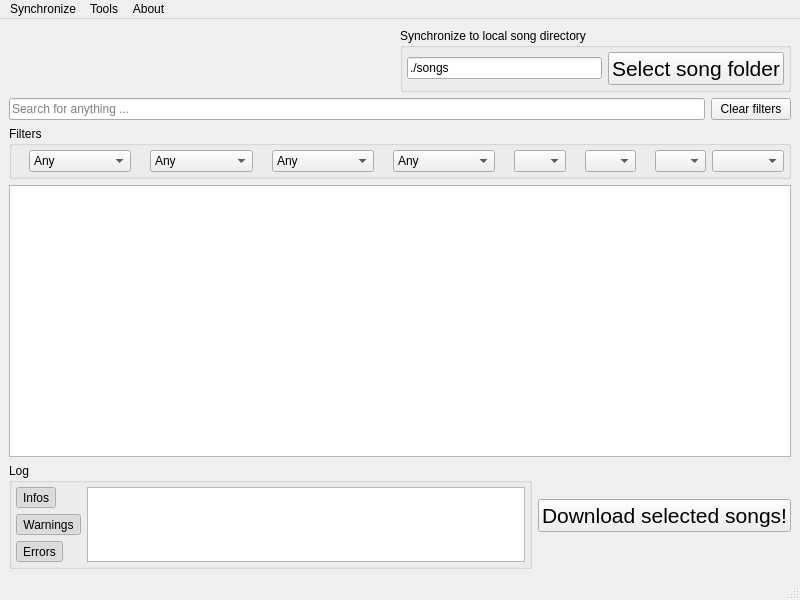
<?xml version="1.0" encoding="UTF-8"?>
<ui version="4.0">
 <class>MainWindow</class>
 <widget class="QMainWindow" name="MainWindow">
  <property name="geometry">
   <rect>
    <x>0</x>
    <y>0</y>
    <width>800</width>
    <height>600</height>
   </rect>
  </property>
  <property name="windowTitle">
   <string>USDB Syncer</string>
  </property>
  <widget class="QWidget" name="centralwidget">
   <layout class="QVBoxLayout" name="verticalLayout_2" stretch="0,0,0,10,2">
    <item>
     <layout class="QHBoxLayout" name="horizontalLayout_3">
      <item>
       <spacer name="horizontalSpacer">
        <property name="orientation">
         <enum>Qt::Horizontal</enum>
        </property>
        <property name="sizeHint" stdset="0">
         <size>
          <width>347</width>
          <height>17</height>
         </size>
        </property>
       </spacer>
      </item>
      <item>
       <widget class="QGroupBox" name="groupBox_2">
        <property name="title">
         <string>Synchronize to local song directory</string>
        </property>
        <property name="checkable">
         <bool>false</bool>
        </property>
        <layout class="QHBoxLayout" name="horizontalLayout_4">
         <property name="leftMargin">
          <number>4</number>
         </property>
         <property name="topMargin">
          <number>4</number>
         </property>
         <property name="rightMargin">
          <number>4</number>
         </property>
         <property name="bottomMargin">
          <number>4</number>
         </property>
         <item>
          <widget class="QLineEdit" name="lineEdit_song_dir">
           <property name="text">
            <string>./songs</string>
           </property>
          </widget>
         </item>
         <item>
          <widget class="QPushButton" name="pushButton_select_song_dir">
           <property name="enabled">
            <bool>true</bool>
           </property>
           <property name="font">
            <font>
             <pointsize>16</pointsize>
            </font>
           </property>
           <property name="text">
            <string>Select song folder</string>
           </property>
          </widget>
         </item>
        </layout>
       </widget>
      </item>
     </layout>
    </item>
    <item>
     <layout class="QHBoxLayout" name="horizontalLayout_7">
      <item>
       <widget class="QLineEdit" name="lineEdit_search">
        <property name="placeholderText">
         <string>Search for anything ...</string>
        </property>
       </widget>
      </item>
      <item>
       <widget class="QPushButton" name="clear_filters">
        <property name="text">
         <string>Clear filters</string>
        </property>
       </widget>
      </item>
     </layout>
    </item>
    <item>
     <widget class="QGroupBox" name="groupBox_4">
      <property name="sizePolicy">
       <sizepolicy hsizetype="MinimumExpanding" vsizetype="Preferred">
        <horstretch>0</horstretch>
        <verstretch>0</verstretch>
       </sizepolicy>
      </property>
      <property name="title">
       <string>Filters</string>
      </property>
      <layout class="QHBoxLayout" name="horizontalLayout_5" stretch="0,2,0,2,0,2,0,2,0,1,0,1,0,1,0">
       <property name="leftMargin">
        <number>4</number>
       </property>
       <property name="topMargin">
        <number>4</number>
       </property>
       <property name="rightMargin">
        <number>4</number>
       </property>
       <property name="bottomMargin">
        <number>4</number>
       </property>
       <item>
        <widget class="QLabel" name="label_10">
         <property name="text">
          <string/>
         </property>
         <property name="pixmap">
          <pixmap resource="../resources/resources.qrc">:/icons/artist.png</pixmap>
         </property>
         <property name="alignment">
          <set>Qt::AlignRight|Qt::AlignTrailing|Qt::AlignVCenter</set>
         </property>
        </widget>
       </item>
       <item>
        <widget class="QComboBox" name="comboBox_artist">
         <property name="sizePolicy">
          <sizepolicy hsizetype="Ignored" vsizetype="Fixed">
           <horstretch>0</horstretch>
           <verstretch>0</verstretch>
          </sizepolicy>
         </property>
         <property name="minimumSize">
          <size>
           <width>50</width>
           <height>0</height>
          </size>
         </property>
         <property name="maximumSize">
          <size>
           <width>16777215</width>
           <height>16777215</height>
          </size>
         </property>
         <property name="editable">
          <bool>false</bool>
         </property>
         <property name="sizeAdjustPolicy">
          <enum>QComboBox::AdjustToContentsOnFirstShow</enum>
         </property>
         <item>
          <property name="text">
           <string>Any</string>
          </property>
         </item>
        </widget>
       </item>
       <item>
        <widget class="QLabel" name="label_11">
         <property name="text">
          <string/>
         </property>
         <property name="pixmap">
          <pixmap resource="../resources/resources.qrc">:/icons/title.png</pixmap>
         </property>
         <property name="alignment">
          <set>Qt::AlignRight|Qt::AlignTrailing|Qt::AlignVCenter</set>
         </property>
        </widget>
       </item>
       <item>
        <widget class="QComboBox" name="comboBox_title">
         <property name="sizePolicy">
          <sizepolicy hsizetype="Ignored" vsizetype="Fixed">
           <horstretch>0</horstretch>
           <verstretch>0</verstretch>
          </sizepolicy>
         </property>
         <property name="minimumSize">
          <size>
           <width>50</width>
           <height>0</height>
          </size>
         </property>
         <property name="maximumSize">
          <size>
           <width>16777215</width>
           <height>16777215</height>
          </size>
         </property>
         <property name="editable">
          <bool>false</bool>
         </property>
         <property name="sizeAdjustPolicy">
          <enum>QComboBox::AdjustToContentsOnFirstShow</enum>
         </property>
         <item>
          <property name="text">
           <string>Any</string>
          </property>
         </item>
        </widget>
       </item>
       <item>
        <widget class="QLabel" name="label_12">
         <property name="text">
          <string/>
         </property>
         <property name="pixmap">
          <pixmap resource="../resources/resources.qrc">:/icons/language.png</pixmap>
         </property>
         <property name="alignment">
          <set>Qt::AlignRight|Qt::AlignTrailing|Qt::AlignVCenter</set>
         </property>
        </widget>
       </item>
       <item>
        <widget class="QComboBox" name="comboBox_language">
         <property name="sizePolicy">
          <sizepolicy hsizetype="Preferred" vsizetype="Fixed">
           <horstretch>0</horstretch>
           <verstretch>0</verstretch>
          </sizepolicy>
         </property>
         <property name="minimumSize">
          <size>
           <width>50</width>
           <height>0</height>
          </size>
         </property>
         <property name="maximumSize">
          <size>
           <width>16777215</width>
           <height>16777215</height>
          </size>
         </property>
         <property name="editable">
          <bool>false</bool>
         </property>
         <item>
          <property name="text">
           <string>Any</string>
          </property>
         </item>
        </widget>
       </item>
       <item>
        <widget class="QLabel" name="label_13">
         <property name="text">
          <string/>
         </property>
         <property name="pixmap">
          <pixmap resource="../resources/resources.qrc">:/icons/edition.png</pixmap>
         </property>
         <property name="alignment">
          <set>Qt::AlignRight|Qt::AlignTrailing|Qt::AlignVCenter</set>
         </property>
        </widget>
       </item>
       <item>
        <widget class="QComboBox" name="comboBox_edition">
         <property name="sizePolicy">
          <sizepolicy hsizetype="Minimum" vsizetype="Fixed">
           <horstretch>0</horstretch>
           <verstretch>0</verstretch>
          </sizepolicy>
         </property>
         <property name="minimumSize">
          <size>
           <width>50</width>
           <height>0</height>
          </size>
         </property>
         <property name="maximumSize">
          <size>
           <width>16777215</width>
           <height>16777215</height>
          </size>
         </property>
         <property name="editable">
          <bool>false</bool>
         </property>
         <item>
          <property name="text">
           <string>Any</string>
          </property>
         </item>
        </widget>
       </item>
       <item>
        <widget class="QLabel" name="label_14">
         <property name="text">
          <string/>
         </property>
         <property name="pixmap">
          <pixmap resource="../resources/resources.qrc">:/icons/golden_notes.png</pixmap>
         </property>
         <property name="alignment">
          <set>Qt::AlignRight|Qt::AlignTrailing|Qt::AlignVCenter</set>
         </property>
        </widget>
       </item>
       <item>
        <widget class="QComboBox" name="comboBox_golden_notes">
         <property name="sizePolicy">
          <sizepolicy hsizetype="Minimum" vsizetype="Fixed">
           <horstretch>0</horstretch>
           <verstretch>0</verstretch>
          </sizepolicy>
         </property>
         <property name="minimumSize">
          <size>
           <width>50</width>
           <height>0</height>
          </size>
         </property>
         <property name="maximumSize">
          <size>
           <width>16777215</width>
           <height>16777215</height>
          </size>
         </property>
        </widget>
       </item>
       <item>
        <widget class="QLabel" name="label_15">
         <property name="text">
          <string/>
         </property>
         <property name="pixmap">
          <pixmap resource="../resources/resources.qrc">:/icons/rating.png</pixmap>
         </property>
         <property name="alignment">
          <set>Qt::AlignRight|Qt::AlignTrailing|Qt::AlignVCenter</set>
         </property>
        </widget>
       </item>
       <item>
        <widget class="QComboBox" name="comboBox_rating">
         <property name="sizePolicy">
          <sizepolicy hsizetype="Minimum" vsizetype="Fixed">
           <horstretch>0</horstretch>
           <verstretch>0</verstretch>
          </sizepolicy>
         </property>
         <property name="minimumSize">
          <size>
           <width>50</width>
           <height>0</height>
          </size>
         </property>
         <property name="maximumSize">
          <size>
           <width>16777215</width>
           <height>16777215</height>
          </size>
         </property>
        </widget>
       </item>
       <item>
        <widget class="QLabel" name="label_16">
         <property name="text">
          <string/>
         </property>
         <property name="pixmap">
          <pixmap resource="../resources/resources.qrc">:/icons/views.png</pixmap>
         </property>
         <property name="alignment">
          <set>Qt::AlignRight|Qt::AlignTrailing|Qt::AlignVCenter</set>
         </property>
        </widget>
       </item>
       <item>
        <widget class="QComboBox" name="comboBox_views">
         <property name="sizePolicy">
          <sizepolicy hsizetype="Minimum" vsizetype="Fixed">
           <horstretch>0</horstretch>
           <verstretch>0</verstretch>
          </sizepolicy>
         </property>
         <property name="minimumSize">
          <size>
           <width>50</width>
           <height>0</height>
          </size>
         </property>
         <property name="maximumSize">
          <size>
           <width>16777215</width>
           <height>16777215</height>
          </size>
         </property>
        </widget>
       </item>
       <item>
        <widget class="QComboBox" name="comboBox_sync_status">
         <property name="sizePolicy">
          <sizepolicy hsizetype="Minimum" vsizetype="Fixed">
           <horstretch>0</horstretch>
           <verstretch>0</verstretch>
          </sizepolicy>
         </property>
         <property name="minimumSize">
          <size>
           <width>50</width>
           <height>0</height>
          </size>
         </property>
         <property name="maximumSize">
          <size>
           <width>16777215</width>
           <height>16777215</height>
          </size>
         </property>
        </widget>
       </item>
      </layout>
     </widget>
    </item>
    <item>
     <widget class="QTableView" name="tableView_availableSongs">
      <property name="editTriggers">
       <set>QAbstractItemView::NoEditTriggers</set>
      </property>
      <property name="alternatingRowColors">
       <bool>true</bool>
      </property>
      <property name="selectionMode">
       <enum>QAbstractItemView::MultiSelection</enum>
      </property>
      <property name="selectionBehavior">
       <enum>QAbstractItemView::SelectRows</enum>
      </property>
      <property name="sortingEnabled">
       <bool>true</bool>
      </property>
      <attribute name="verticalHeaderVisible">
       <bool>false</bool>
      </attribute>
      <attribute name="verticalHeaderMinimumSectionSize">
       <number>24</number>
      </attribute>
      <attribute name="verticalHeaderDefaultSectionSize">
       <number>24</number>
      </attribute>
     </widget>
    </item>
    <item>
     <layout class="QHBoxLayout" name="horizontalLayout">
      <item>
       <widget class="QGroupBox" name="groupBox_5">
        <property name="title">
         <string>Log</string>
        </property>
        <layout class="QHBoxLayout" name="horizontalLayout_8">
         <property name="leftMargin">
          <number>4</number>
         </property>
         <property name="topMargin">
          <number>4</number>
         </property>
         <property name="rightMargin">
          <number>4</number>
         </property>
         <property name="bottomMargin">
          <number>4</number>
         </property>
         <item>
          <layout class="QVBoxLayout" name="verticalLayout_3">
           <item>
            <widget class="QToolButton" name="toolButton_infos">
             <property name="toolTip">
              <string>Information</string>
             </property>
             <property name="text">
              <string>Infos</string>
             </property>
             <property name="icon">
              <iconset resource="../resources/resources.qrc">
               <normaloff>:/icons/info.png</normaloff>:/icons/info.png</iconset>
             </property>
             <property name="checkable">
              <bool>true</bool>
             </property>
             <property name="checked">
              <bool>true</bool>
             </property>
            </widget>
           </item>
           <item>
            <widget class="QToolButton" name="toolButton_warnings">
             <property name="toolTip">
              <string>Warnings</string>
             </property>
             <property name="text">
              <string>Warnings</string>
             </property>
             <property name="icon">
              <iconset resource="../resources/resources.qrc">
               <normaloff>:/icons/warning.png</normaloff>:/icons/warning.png</iconset>
             </property>
             <property name="checkable">
              <bool>true</bool>
             </property>
             <property name="checked">
              <bool>true</bool>
             </property>
            </widget>
           </item>
           <item>
            <widget class="QToolButton" name="toolButton_errors">
             <property name="toolTip">
              <string>Errors</string>
             </property>
             <property name="text">
              <string>Errors</string>
             </property>
             <property name="icon">
              <iconset resource="../resources/resources.qrc">
               <normaloff>:/icons/error.png</normaloff>:/icons/error.png</iconset>
             </property>
             <property name="checkable">
              <bool>true</bool>
             </property>
             <property name="checked">
              <bool>true</bool>
             </property>
            </widget>
           </item>
          </layout>
         </item>
         <item>
          <widget class="QPlainTextEdit" name="plainTextEdit">
           <property name="maximumSize">
            <size>
             <width>16777215</width>
             <height>16777215</height>
            </size>
           </property>
          </widget>
         </item>
        </layout>
       </widget>
      </item>
      <item>
       <widget class="QPushButton" name="pushButton_downloadSelectedSongs">
        <property name="enabled">
         <bool>true</bool>
        </property>
        <property name="font">
         <font>
          <pointsize>16</pointsize>
         </font>
        </property>
        <property name="text">
         <string>Download selected songs!</string>
        </property>
       </widget>
      </item>
     </layout>
    </item>
   </layout>
  </widget>
  <widget class="QMenuBar" name="menubar">
   <property name="geometry">
    <rect>
     <x>0</x>
     <y>0</y>
     <width>800</width>
     <height>19</height>
    </rect>
   </property>
   <widget class="QMenu" name="menu_tools">
    <property name="title">
     <string>Tools</string>
    </property>
    <addaction name="action_settings"/>
    <addaction name="action_meta_tags"/>
    <addaction name="action_generate_song_pdf"/>
   </widget>
   <widget class="QMenu" name="menu_sync">
    <property name="title">
     <string>Synchronize</string>
    </property>
    <addaction name="action_refetch_song_list"/>
    <addaction name="action_select_local_songs"/>
   </widget>
   <widget class="QMenu" name="menu_about">
    <property name="title">
     <string>About</string>
    </property>
    <addaction name="action_show_log"/>
   </widget>
   <addaction name="menu_sync"/>
   <addaction name="menu_tools"/>
   <addaction name="menu_about"/>
  </widget>
  <widget class="QStatusBar" name="statusbar"/>
  <action name="action_meta_tags">
   <property name="text">
    <string>Create Meta Tags</string>
   </property>
  </action>
  <action name="action_settings">
   <property name="text">
    <string>Settings</string>
   </property>
  </action>
  <action name="action_generate_song_pdf">
   <property name="text">
    <string>Generate Song List (PDF)...</string>
   </property>
  </action>
  <action name="action_refetch_song_list">
   <property name="icon">
    <iconset resource="../resources/resources.qrc">
     <normaloff>:/icons/faviconUSDB.ico</normaloff>:/icons/faviconUSDB.ico</iconset>
   </property>
   <property name="text">
    <string>Check USDB Song List</string>
   </property>
  </action>
  <action name="action_select_local_songs">
   <property name="text">
    <string>Select local Songs</string>
   </property>
  </action>
  <action name="action_show_log">
   <property name="text">
    <string>Show Log</string>
   </property>
  </action>
 </widget>
 <resources>
  <include location="../resources/resources.qrc"/>
 </resources>
 <connections/>
</ui>
